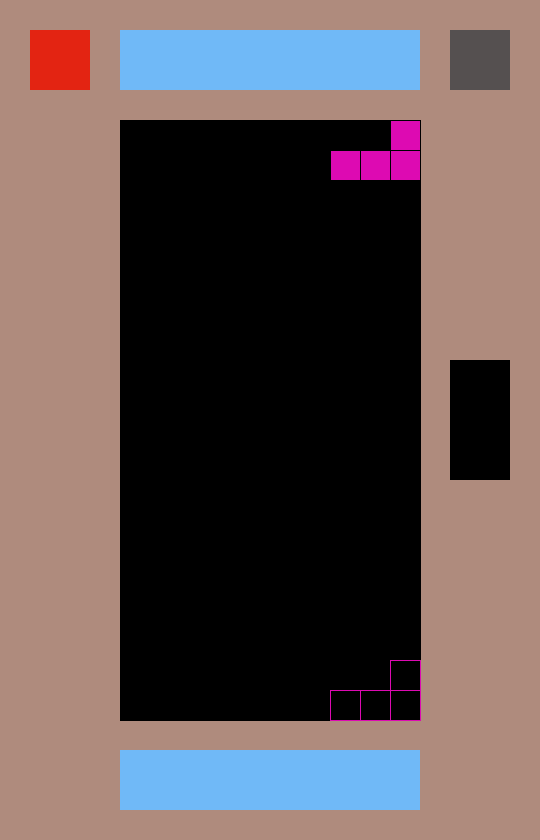
Frame 1 (no input)
Frame 60 (the mouse pressed at the canvas centre just before this capture): identical to frame 1, image omitted
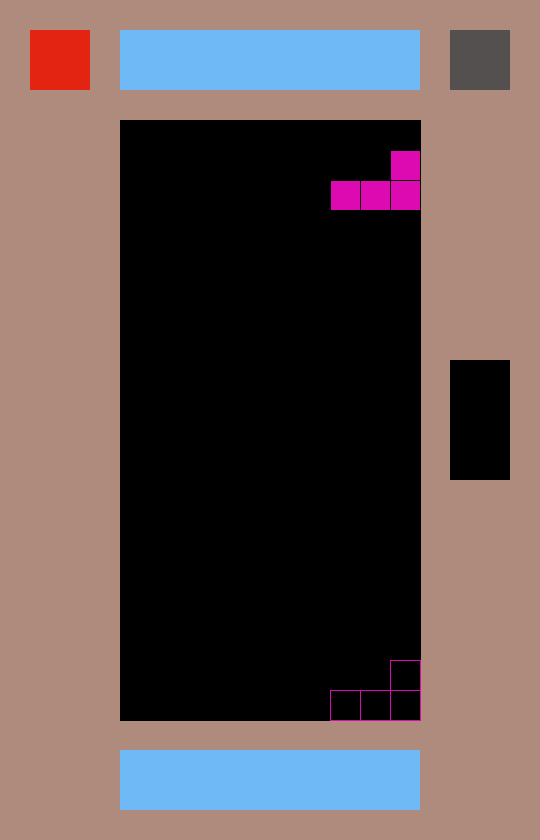
Frame 120 (the mouse held since frame 60 and released just before this capture)

The Processing sketch that drew these frames (run headless with seeded random() and noise(); from frame 60 on, the mouse is pressed at the canvas centre):

// Processing sketch: Tetris
// ── Tetris.pde
/**
Pranjal Modi - Tetris Final Project
*/
// Fields
public Grid[][] coordinates = new Grid[20][10];
public Grid[][] border = new Grid[28][18];
public Blocks curBlock;
public color defaultColor = color(0, 0, 0);
public color defaultBorderColor = color(175, 139, 125);
public int speed = 100;
public int bottomYCor;
public int dropStep = 1;
public ArrayList<Integer> linesToRemove = new ArrayList<Integer>();
public int lastFrameCount;
public int score;
// Setup Method
void setup() {
    size(540, 840);
    gridCreation();
    borderCreation();
    drawGrid();
    drawBorder();
    regenBlock();
}
void draw() {
  background(51);
  curBlock.update();
  drawBorder();
  adjustLines();
  updateGrid();
  outlineDrop();
  drawGrid();
  if (frameCount % speed == 0) {
    updateBlock();
    speed = 100;
  }
  // System.out.println(curBlock.coordIncident());
}
void mouseClicked() {
  PVector leftDrop = curBlock.coordIncident();
  curBlock.leftmostXGrid = (int) leftDrop.x;
  curBlock.leftmostYGrid = (int) leftDrop.y;
  curBlock.update();
  updateGrid();
  drawGrid();
  coincidence();
}
void keyPressed() {
  if (key == "A".charAt(0)) {
    curBlock.rotateB(1);
    curBlock.update();
    if (incident()) curBlock.rotateB(-1);
  }
  else if (key == "D".charAt(0)) {
    curBlock.rotateB(-1);
    curBlock.update();
    if (incident()) curBlock.rotateB(1);
  }
  else if (keyCode == LEFT) {
    if (curBlock.leftmostXGrid > 0) {
      curBlock.leftmostXGrid--;
      curBlock.update();
      if (incident()) curBlock.leftmostXGrid++;
    }
  }
  else if (keyCode == RIGHT) {
    if (curBlock.leftmostXGrid < 10 - curBlock.curBlock[0].length) {
      curBlock.leftmostXGrid++;
      curBlock.update();
      if (incident()) curBlock.leftmostXGrid--;
    }
  }
  else if (keyCode == DOWN) {
    speed = 5;
  }
  else if (keyCode == UP) {
    speed = 5;
  }
  curBlock.update();
  updateGrid();
  drawGrid();
  coincidence();
}


// Grid Initialization
void gridCreation() {
    int xOffset = 120;
    int yOffset = 120;
    for (int i = 0; i < 20; i++) {
        for (int j = 0; j < 10; j++) {
            coordinates[i][j] = new Grid(30 * j + xOffset, 30 * i + yOffset, defaultColor);
        }
    }
}
void borderCreation() {
    for (int i = 0; i < 28; i++) {
        for (int j = 0; j < 18; j++) {
            if (i < 4 || i > 23 || j < 4 || j > 13) {
              if (i > 0 && i < 3 && j > 3 && j < 14) {
                Grid toBeAdded = new Grid(30 * j, 30 * i, color(112, 185, 247));
                toBeAdded.nameZone = true;
                border[i][j] = toBeAdded;
              }
              else if (i > 24 && i < 27 && j > 3 && j < 14) {
                Grid toBeAdded = new Grid(30 * j, 30 * i, color(112, 185, 247));
                toBeAdded.scoreZone = true;
                border[i][j] = toBeAdded;
              }
              else if (i > 0 && i < 3 && j > 0 && j < 3) {
                Grid toBeAdded = new Grid(30 * j, 30 * i, color(227, 36, 18));
                toBeAdded.endZone = true;
                border[i][j] = toBeAdded;
              }
              else if (i > 0 && i < 3 && j > 14 && j < 17) {
                Grid toBeAdded = new Grid(30 * j, 30 * i, color(85, 80, 80));
                toBeAdded.pauseZone = true;
                border[i][j] = toBeAdded;
              }
              else if (i > 11 && i < 16 && j > 14 && j < 17) {
                Grid toBeAdded = new Grid(30 * j, 30 * i, color(0, 0, 0));
                toBeAdded.nextZone = true;
                border[i][j] = toBeAdded;
              }
              else {
                border[i][j] = new Grid(30 * j, 30 * i, defaultBorderColor);
              }
            }
        }
    }
}
// Drawing
void drawGrid() {
    for (int i = 0; i < coordinates.length; i++) {
        for (int j = 0; j < coordinates[i].length; j++) {
            Grid temp = coordinates[i][j];
            stroke(temp.border);
            fill(temp.curColor);
            square(temp.leftXCor, temp.leftYCor, 30);
            stroke(defaultColor);
        }
    }
}
void drawBorder() {
    for (int i = 0; i < border.length; i++) {
        for (int j = 0; j < border[i].length; j++) {
            Grid temp = border[i][j];
            if (temp != null) {
              noStroke();
              fill(temp.curColor);
              square(temp.leftXCor, temp.leftYCor, 30);
            }
        }
    }
}

void updateGrid() {
  curBlock.update();
  for (Grid[] i : coordinates) {
    for (Grid k : i) {
      if (k.curColor == defaultColor) k.filled = false;
      if (k.filled == false) k.setColor(defaultColor);
      k.border = color(0, 0, 0);
    }
  }
  for (PVector i : curBlock.coords) {
    int xCor = (int) i.x;
    int yCor = (int) i.y;
    coordinates[yCor][xCor].setColor(curBlock.shapeToColor());
  }
}

void updateBlock() {
  drop();
  System.out.println(score);
}

void drop() {
  coincidence();
  curBlock.leftmostYGrid++;
  curBlock.update();
  updateGrid();
  coincidence();
}

void regenBlock() {
  curBlock = new Blocks();
  bottomYCor = 0;
}

void outlineDrop() {
  PVector leftmostOutline = curBlock.coordIncident();
  ArrayList<PVector> outlineCoords = curBlock.outlineCoordinates(leftmostOutline);
    for (PVector i : outlineCoords) {
      coordinates[(int) i.y][(int) i.x].border = curBlock.shapeToColor();
    }
}

boolean matches(PVector k, PVector i) {
  return ((int) k.x == (int) i.x) && ((int) k.y == (int) i.y);
}

boolean incident() {
  for (PVector i : curBlock.coords) {
    if (i.y > 19 || i.y < 0 || i.x < 0 || i.x > 9 || coordinates[(int) i.y][(int) i.x].filled == true) {
      return true;
    }
  }
  return false;
}

void coincidence() {
  int yLen = curBlock.curBlock.length;
  bottomYCor = curBlock.leftmostYGrid + yLen;
  PVector incidence = curBlock.coordIncident();
  int bottomYIncidence = (int) incidence.y + yLen;
  if (bottomYCor > 19 || bottomYCor == bottomYIncidence) {
    for (PVector i : curBlock.coords) {
      // System.out.println(i.y);
      int corX = (int) i.x - curBlock.leftmostXGrid;
      int corY = (int) i.y - curBlock.leftmostYGrid;
      // System.out.println("" + corX + "    " + corY);
      if (curBlock.curBlock[corY][corX] == 1) {
        coordinates[(int) i.y][(int) i.x].filled = true;
        score += 1; 
      }
    }
    regenBlock();
    adjustLines();
    
    }
  }

void adjustLines() {
  curBlock.update();
  updateGrid();
  drawGrid();
  if (linesToRemove.size() == 0) {
  for (int i = 19; i >= 0; i--) {
    boolean filled = true;
    for (Grid k : coordinates[i]) {
      filled &= k.filled;
    }
    if (filled) {
      linesToRemove.add(i);
    }
  }
  for (Integer i : linesToRemove) {
    for (Grid k : coordinates[i]) {
      k.setColor(color(255, 255, 255));
      updateGrid();
      outlineDrop();
      drawGrid();
    }
  }
  lastFrameCount = frameCount;
  }
  if (Math.abs(lastFrameCount - frameCount) > 49) { // Adapt to middle clears!
  score += Math.pow(5, linesToRemove.size());
    for (Integer i : linesToRemove) {
      for (Grid k : coordinates[i]) {
        k.filled = false;
        k.setColor(defaultColor);
      }
    }
    Grid[][] newCoordinates = deepCopy(coordinates);
    for (int k = linesToRemove.size() - 1; k >= 0; k--) {
      for (int i = 0; i < linesToRemove.get(k); i++) {
        for (int j = 0; j < coordinates[i].length; j++) {
          Grid oldGrid = coordinates[i][j];
          Grid newGrid = new Grid(oldGrid.leftXCor, oldGrid.leftYCor + 30, oldGrid.curColor);
          newGrid.filled = oldGrid.filled;
          newGrid.border = oldGrid.border;
          newCoordinates[i + 1][j] = newGrid;
        }
      }
      for (int i = 0; i < newCoordinates[0].length; i++) {
        newCoordinates[0][i] = new Grid(30 * i + 120, 120, defaultColor);
      }
      coordinates = deepCopy(newCoordinates);
    }
    coordinates = newCoordinates;
    curBlock.update();
    linesToRemove = new ArrayList<Integer>();
    lastFrameCount = 0;
  }
}
Grid[][] deepCopy(Grid[][] toBeCopied) {
  Grid[][] copy = new Grid[toBeCopied.length][toBeCopied[0].length];
  for (int i = 0; i < toBeCopied.length; i++) {
    for (int j = 0; j < toBeCopied[i].length; j++) {
      copy[i][j] = toBeCopied[i][j];
    }
  }
  return copy;
}
/**
Game Procedure:
1. Board Drawn
2. Falling Procedure/Coordinate Support for blocks
3. Tracking full grid squares (use leftmost and furthest down part)
4. Random choosing
*/

// ── Blocks.pde
/*
Pranjal Modi - Tetris Final Project
This class aims to represent the various blocks utilized in tetris, along with
containing various functionalities related to their use (such as rotation and
position).
*/
import java.util.*;
class Blocks {
  public ArrayList<PVector> coords;
  private final int[][][][] blockTypes = {
    { // L Shaped
      {
        {1, 0},
        {1, 0},
        {1, 1}
      },
      {
        {1, 1, 1},
        {1, 0, 0}
      },
      {
        {1, 1},
        {0, 1},
        {0, 1}
      },
      {
        {0, 0, 1},
        {1, 1, 1}
      }
    },
    { // J Shaped
      {
        {0, 1},
        {0, 1},
        {1, 1}
      },
      {
        {1, 0, 0},
        {1, 1, 1}
      },
      {
        {1, 1},
        {1, 0},
        {1, 0}
      },
      {
        {1, 1, 1},
        {0, 0, 1}
      }
    },
    { // T Shaped
      {
        {1, 1, 1},
        {0, 1, 0}
      },
      {
        {0, 1},
        {1, 1},
        {0, 1}
      },
      {
        {0, 1, 0},
        {1, 1, 1}
      },
      {
        {1, 0},
        {1, 1},
        {1, 0}
      }
    },
    { // S Shaped
      {
        {0, 1, 1},
        {1, 1, 0}
      },
      {
        {1, 0},
        {1, 1},
        {0, 1}
      },
      {
        {1, 1, 0},
        {0, 1, 1}
      },
      {
        {0, 1},
        {1, 1},
        {1, 0}
      }
    },
    { // Z Shaped
      {
        {1, 1, 0},
        {0, 1, 1}
      },
      {
        {0, 1},
        {1, 1},
        {1, 0}
      },
      {
        {1, 1, 0},
        {0, 1, 1}
      },
      {
        {0, 1},
        {1, 1},
        {1, 0}
      }
    },
    { // O Shaped
      {
        {1, 1},
        {1, 1}
      }
    },
    { // I Shaped
      {
        {1},
        {1},
        {1},
        {1}
      }
    }
  };
  public int[][] curBlock;
  public int rotationState;
  public int block;
  public int leftmostXGrid;
  public int leftmostYGrid;
  // Constructor(s)
  public Blocks(int block, int rotationState) {
    this.block = block;
    this.rotationState = rotationState;
    curBlock = blockTypes[block][rotationState];
  }
  public Blocks(int block, int rotationState, int leftmostXGrid, int leftmostYGrid) {
    this.block = block;
    this.rotationState = rotationState;
    curBlock = blockTypes[block][rotationState];
    this.leftmostXGrid = leftmostXGrid;
    this.leftmostYGrid = leftmostYGrid;
  }
  public Blocks(/* Random Constructor*/) {
    this.block = (int) (7 * Math.random());
    if (block < 5) {
      this.rotationState = (int) (4 * Math.random());
    }
    leftmostXGrid = (int) (Math.random() * (11 - blockTypes[block][rotationState][0].length));
    leftmostYGrid = 0;
    curBlock = blockTypes[block][rotationState];
  }
  // Methods
  void rotateB(int dir) {
    if (block < 5) {
      int oldRotation = rotationState;
      rotationState += dir;
      if (rotationState > 3) {
        rotationState = 0;
      }
      if (rotationState < 0) rotationState = 3;
      if (leftmostXGrid == (10 - curBlock[0].length) && blockTypes[block][rotationState][0].length > blockTypes[block][oldRotation][0].length) leftmostXGrid--;
      else if (leftmostXGrid == (10 - curBlock[0].length) && blockTypes[block][rotationState][0].length < blockTypes[block][oldRotation][0].length) leftmostXGrid++;
      else if (leftmostXGrid == 0 && blockTypes[block][rotationState][0].length < blockTypes[block][oldRotation][0].length) leftmostXGrid = 0;
      else if (leftmostXGrid == 0 && blockTypes[block][rotationState][0].length > blockTypes[block][oldRotation][0].length) leftmostXGrid = 0;
      curBlock = blockTypes[block][rotationState];
    }
    if (block == 6) {
      rotationState += dir;
      if (rotationState > 1) rotationState = 0;
      if (rotationState < 0) rotationState = 1;
    }
  }
  
  void update() {
    coords = new ArrayList<PVector>();
    if (block < 6 || block == 6 && rotationState == 0) { 
      for (int i = 0; i < curBlock.length; i++) {
        for (int j = 0; j < curBlock[i].length; j++) {
          if (curBlock[i][j] == 1) {
            coords.add(new PVector(leftmostXGrid + j, leftmostYGrid + i));
          }
        }
      }
    }
    else {
      for (int i = 0; i < curBlock.length; i++) {
        coords.add(new PVector(leftmostXGrid + i, leftmostYGrid));
      }
    }
  }
  
  color shapeToColor() {
    color[] colors = {color(221, 10, 178), color(255, 200, 46), color(254, 251, 52), color(83, 218, 63), color(1, 237, 250), color(0, 119, 211), color(253, 63, 89)};
    return colors[block];
  }
  PVector coordIncident() {
    update();
    ArrayList<PVector> incidentPoints = new ArrayList<PVector>();
    for (PVector i : coords) { // Issue is here!
      for (int j = (int) i.y; j < 20; j++) {
        if (coordinates[j][(int) i.x].filled == true) {
          incidentPoints.add(new PVector(leftmostXGrid, j - curBlock.length));
        }
      }
    }
    /*
    if (incidentPoints.size() == 1) {
      incidentPoints.set(0, new PVector((int) incidentPoints.get(0).x, (int) incidentPoints.get(0).y + 1));
    }
    */
    PVector bottomV = new PVector(leftmostXGrid, 20 - curBlock.length);
    PVector lowest = new PVector(0, -1);
    for (PVector i : incidentPoints) {
      if(!incidentOrNot(i) && (int) i.y >= (int) lowest.y) {
        ArrayList<PVector> possibleDrop = outlineCoordinates(i);
        boolean clearPath = true;
        for (PVector j : possibleDrop) {
          for (int k = (int) j.y; k > leftmostYGrid; k--) {
            clearPath &= coordinates[k][(int) j.x].filled == false;
          }
        }
        // System.out.println(clearPath);
        if (clearPath) {
          lowest = i;
        }
      }
    }
    if (((int) lowest.x == 0 && (int) lowest.y == -1) || (int) bottomV.y < (int) lowest.y) {
      return bottomV;
    }
    confirm(lowest);
    return lowest;
  }
  void confirm(PVector check) {
    ArrayList<PVector> test = outlineCoordinates(check);
    boolean oneAbove = false;
    for (PVector k : test) {
      int t = (int) k.y + 1;
      if (t > 19) t = 19;
      oneAbove |= coordinates[t][(int) k.x].filled;
    }
    if (!oneAbove) {
      check.y++;
    }
  }
  
  boolean incidentOrNot(PVector leftmostOutline) {
    // try {
    ArrayList<PVector> outlineCoords = outlineCoordinates(leftmostOutline);
    // System.out.println(outlineCoords);
      boolean incident = false;
      for (PVector i : outlineCoords) {
        incident |= coordinates[(int) i.y][(int) i.x].filled == true; // Top Glitch
      }
      return incident;
    // }
    // catch (Exception e) {
      
   //   return true;
   // }
  }
  ArrayList<PVector> outlineCoordinates(PVector leftmostOutline) { 
    ArrayList<PVector> outlineCoords = new ArrayList<PVector>();
    if (block < 6 || block == 6 && rotationState == 0) {
      for (int i = 0; i < curBlock.length; i++) {
          for (int j = 0; j < curBlock[i].length; j++) {
            if (curBlock[i][j] == 1) {
              outlineCoords.add(new PVector((int) leftmostOutline.x + j, (int) leftmostOutline.y + i));
            }
          }
        }
    }
    else {
      for (int i = 0; i < curBlock.length; i++) {
        outlineCoords.add(new PVector((int) leftmostOutline.x + i, (int) leftmostOutline.y));
      }
    }
    return outlineCoords;
  }
  
}

// ── Grid.pde
/**
Pranjal Modi - Tetris Final Project
*/
class Grid {
    public color curColor;
    public int leftXCor;
    public int leftYCor;
    public color border = color(0, 0, 0);
    public boolean filled = false;
    public boolean nameZone = false;
    public boolean scoreZone = false;
    public boolean nextZone = false;
    public boolean endZone = false;
    public boolean pauseZone = false;
    // Constructor(s)
    public Grid(int leftXCor, int leftYCor, color curColor) {
        this.leftXCor = leftXCor;
        this.leftYCor = leftYCor;
        this.curColor = curColor;
    }
    // Methods
    void setColor(color newColor) {
        curColor = newColor;
    }
}

// ── Level.pde
import java.util.*;
class Level {
  public String name;
  public int num;
  public int lvlSpeed;
  public int lvlScore;
  // Constructors
  public Level(String name, int num, int lvlSpeed, int lvlScore) {
    this.name = name;
    this.num = num;
    this.lvlSpeed = lvlSpeed;
    this.lvlScore = lvlScore;
  }
}

// ── StartingScreen.pde
class StartingScreen {
  Grid[][] overallCoordinates = new Grid[28][18];
  int type;
  // Constructor
  public StartingScreen(int type) {
    this.type = type;
    if (type == 0) {
      for (int i = 0; i < overallCoordinates.length; i++) {
        for (int j = 0; j < overallCoordinates[i].length; j++) {
          int xPos = 30 * j;
          int yPos = 30 * i;
          if (i > 18 && i < 25 && j > 4 && j < 13) {
            Grid toBeAdded = new Grid(xPos, yPos, color(0, 255, 0));
            toBeAdded.border = color(19, 19, 19);
            overallCoordinates[i][j] = toBeAdded;
          }
          else if (i > 11 && i < 17 && j > 5 && j < 12) {
            Grid toBeAdded = new Grid(xPos, yPos, color(0, 0, 255));
            toBeAdded.border = color(19, 19, 19);
            overallCoordinates[i][j] = toBeAdded;
          }
          else {
            Grid toBeAdded = new Grid(xPos, yPos, color(52, 141, 224));
            toBeAdded.border = color(19, 19, 19);
            overallCoordinates[i][j] = toBeAdded;
          }
        }
      }
    }
    else if (type == 1) {
      for (int i = 0; i < overallCoordinates.length; i++) {
        for (int j = 0; j < overallCoordinates[i].length; j++) {
          int xPos = 30 * j;
          int yPos = 30 * i;
          if (i < 2 || i > 25 || j < 2 || j > 15 || (i > 12 && i < 15)) {
            Grid toBeAdded = new Grid(xPos, yPos, color(0, 0, 0));
            toBeAdded.border = color(19, 19, 19);
            overallCoordinates[i][j] = toBeAdded;
          }
          else {
            Grid toBeAdded = new Grid(xPos, yPos, color(0, 0, 0));
            toBeAdded.border = color(19, 19, 19);
            overallCoordinates[i][j] = toBeAdded;
          }
      }
    }
  }
}
}
